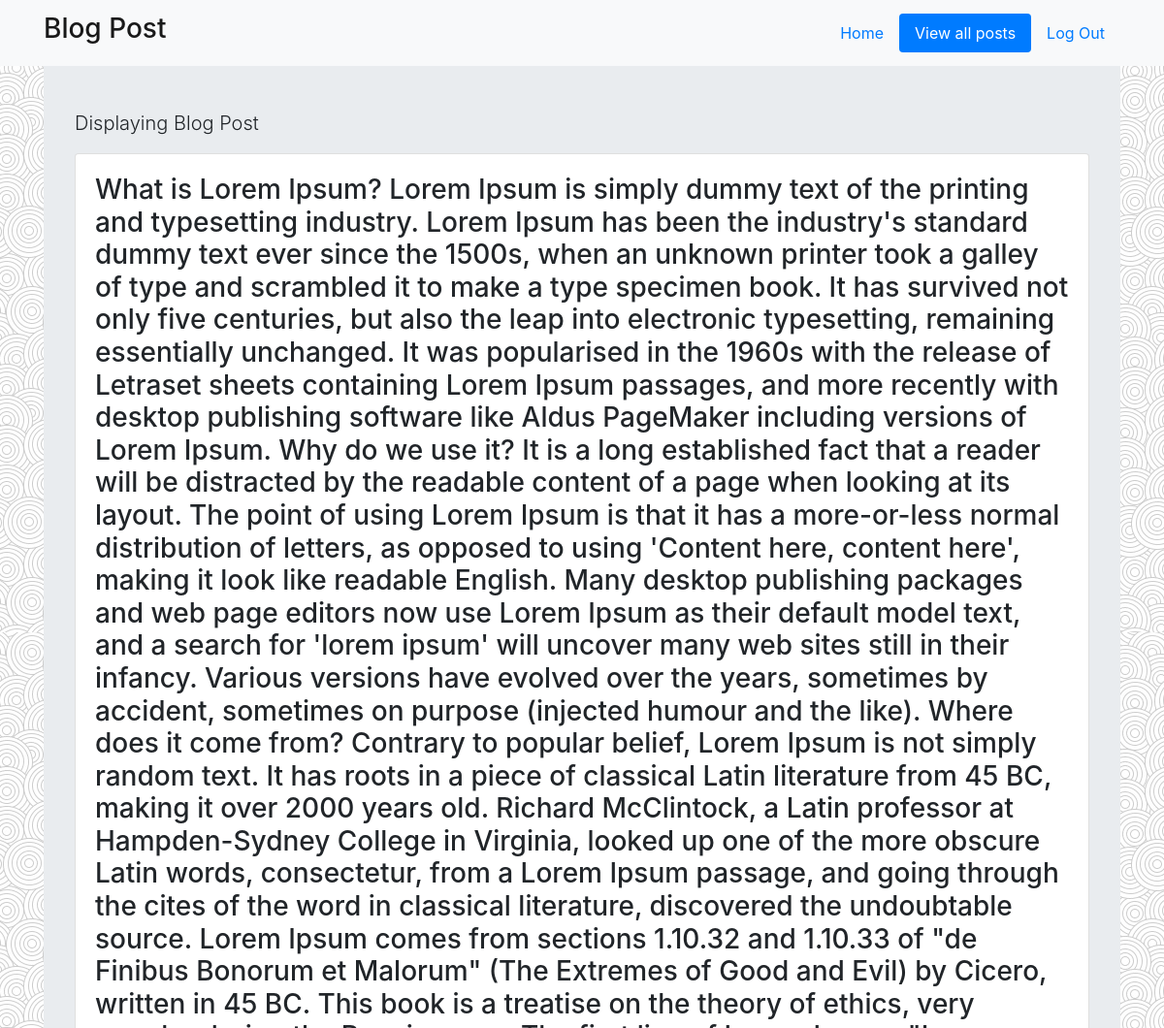
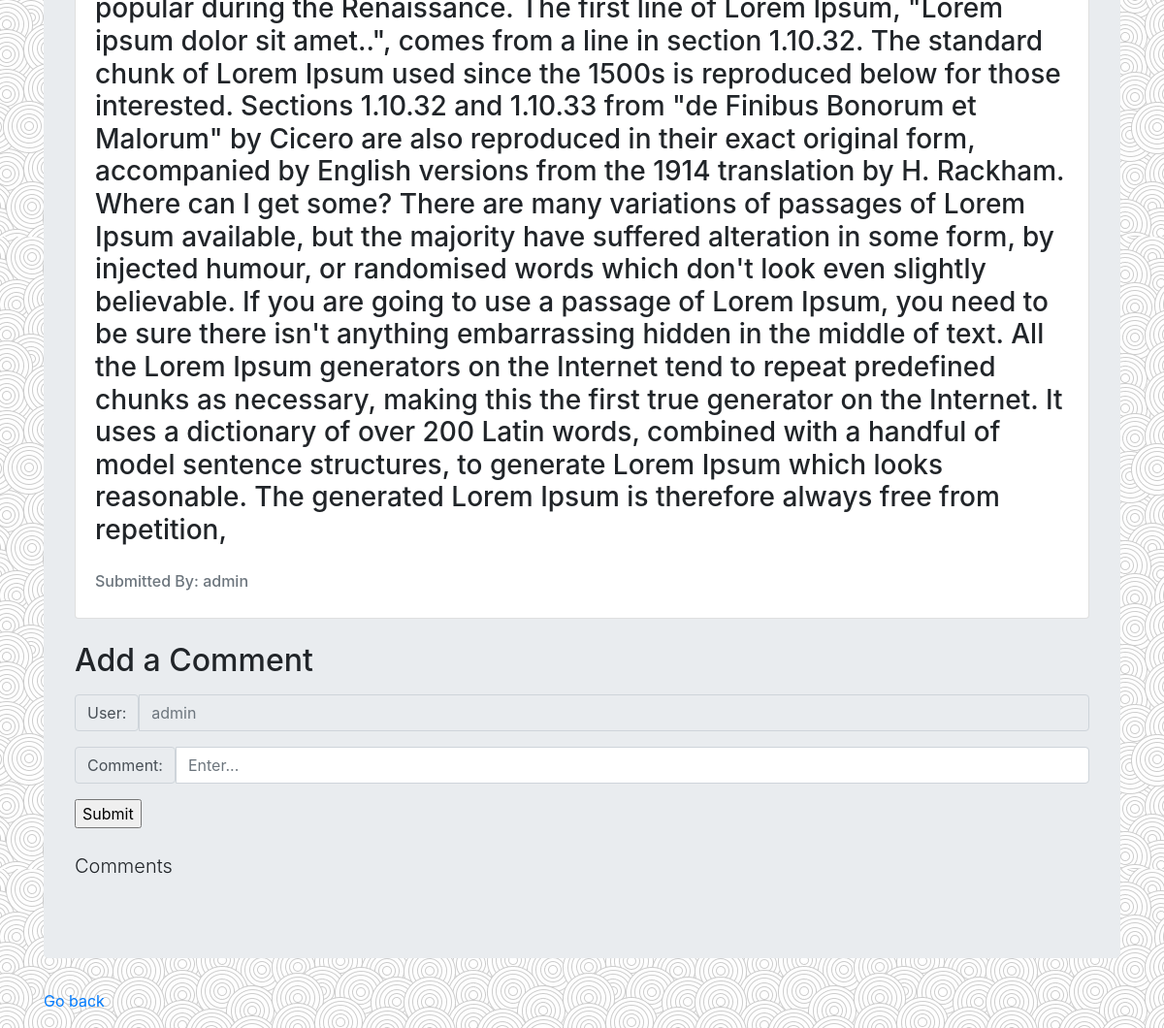
/view/14/ (signed in), run on the app's committed database (2 pictures, top to bottom).
### tables this page shows
CREATE TABLE "Blogs" (
	"id"	INTEGER PRIMARY KEY AUTOINCREMENT,
	"blogger_id"	INTEGER NOT NULL,
	"post"	TEXT NOT NULL
);

CREATE TABLE "Users" (
	"id"	INTEGER PRIMARY KEY AUTOINCREMENT,
	"username"	TEXT NOT NULL UNIQUE,
	"password"	TEXT NOT NULL
);

### blog.py (the view)
@app.route('/view/<int:id>/')
def view(id):
    if 'user_id' not in session:
        return render_template('sign_in.html')
    else:
        db = get_db()
        users_data = db.execute('SELECT * FROM Users')
        users = {}
        for user_data in users_data:
            user = []
            users[user_data['id']] = user_data['username']
        post_row = db.execute('SELECT * FROM Blogs WHERE id=?',(id,)).fetchall()
        post = {'blog_id':post_row[0][0],'question':post_row[0][2], 'blogger':users[post_row[0][1]]}
        comments = db.execute('SELECT * FROM Comments WHERE blog_id=?',(id,)).fetchall()
        return render_template('view.html', comments=comments, post=post, users=users, session=session)

### blog.py (called while the page is built)
def get_db():
    db = sqlite3.connect('blog.sqlite3')
    db.row_factory = sqlite3.Row
    return db

### templates/view.html (shortened to what this page needs)
{% extends "layout.html" %}
{% block body %}
<nav class="navbar fixed-top navbar-light bg-light">
  <div class="container">
    <a class="navbar-brand" href="#"><h3>Blog Post</h3></a>
    <ul class="nav nav-pills">
      <li class="nav-item">
        <a class="nav-link" href="/home">Home</a>
      </li>
      <li class="nav-item">
        <a class="nav-link active" href="/posts">View all posts</a>
      </li>
      <li class="nav-item">
        <a class="nav-link" href="/log_out">Log Out</a>
      </li>
    </ul>
  </div>
</nav>
<div class="jumbotron">
    <p class="lead">Displaying Blog Post</p>
    <div class="card">
      <div class="card-body">
        <h3 class="title">{{ post['question'] }}</h3><br>
        <h6 class="card-subtitle mb-2 text-muted">Submitted By: {{ post['blogger'] }}</h6>
      </div>
    </div>
    <br>
    <h2>Add a Comment</h2>
    <form action="{{ url_for('add_comment', blog_id=post['blog_id']) }}" method="POST">
        <div class="input-group my-3">
            <span class="input-group-text">User:</span>
            <input type="text" class="form-control" placeholder={{ users[session['user_id']] }} readonly>
        </div>
        <div class="input-group my-3">
            <span class="input-group-text">Comment:</span>
            <input type="text" class="form-control" name="comment" placeholder="Enter..." maxlength="2000">
        </div>
        <input type="submit">
    </form>
    <br>
    <p class="lead">Comments</p>
</div>
<p><a href="{{ url_for('posts') }}">Go back</a></p>
{% endblock %}

### data on the page
Blogs: question "What is Lorem Ipsum? Lorem Ipsum is simply dummy text of the printing and typesetting industry. Lorem Ipsum has been the industry's standard dummy text ever since the 1500s, when an unknown printer took a galley of type and scrambled it to make a type specimen book. It has survived not only five centuries, but also the leap into electronic typesetting, remaining essentially unchanged. It was popularised in the 1960s with the release of Letraset sheets containing Lorem Ipsum passages, and more recently with desktop publishing software like Aldus PageMaker including versions of Lorem Ipsum. Why do we use it? It is a long established fact that a reader will be distracted by the readable…"
Users: blogger "admin", username "admin"
